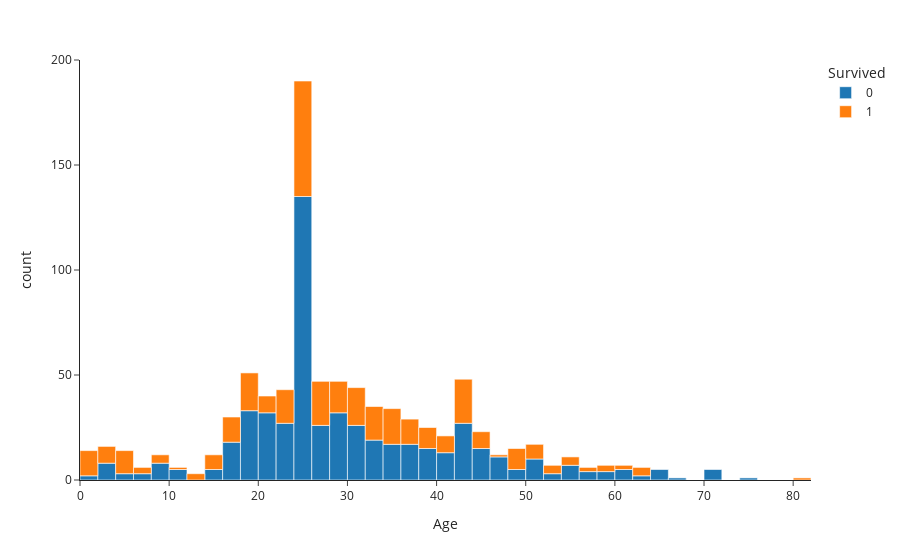

The code cell stored with this chart in its notebook:
### Code cell
(
    px.histogram(data, x="Age", color="Survived")
)

### Figure 1 — Plotly figure (JSON) as saved in the notebook; plotly's stock layout.template omitted (floating-point values rounded to 4 significant figures; data arrays with more than 128 entries replaced by an {"elided": "..."} marker saying what was removed)
{"data": [{"alignmentgroup": "True", "bingroup": "x", "hovertemplate": "Survived=0<br>Age=%{x}<br>count=%{y}<extra></extra>", "legendgroup": "0", "marker": {"color": "#1F77B4", "pattern": {"shape": ""}}, "name": "0", "offsetgroup": "0", "orientation": "v", "showlegend": true, "type": "histogram", "x": {"elided": "549 float values"}, "xaxis": "x", "yaxis": "y"}, {"alignmentgroup": "True", "bingroup": "x", "hovertemplate": "Survived=1<br>Age=%{x}<br>count=%{y}<extra></extra>", "legendgroup": "1", "marker": {"color": "#FF7F0E", "pattern": {"shape": ""}}, "name": "1", "offsetgroup": "1", "orientation": "v", "showlegend": true, "type": "histogram", "x": {"elided": "342 float values"}, "xaxis": "x", "yaxis": "y"}], "layout": {"autosize": true, "barmode": "relative", "legend": {"title": {"text": "Survived"}, "tracegroupgap": 0}, "margin": {"t": 60}, "xaxis": {"anchor": "y", "autorange": true, "domain": [0, 1], "range": [0, 82], "title": {"text": "Age"}, "type": "linear"}, "yaxis": {"anchor": "x", "autorange": true, "domain": [0, 1], "range": [0, 200], "title": {"text": "count"}}}}
